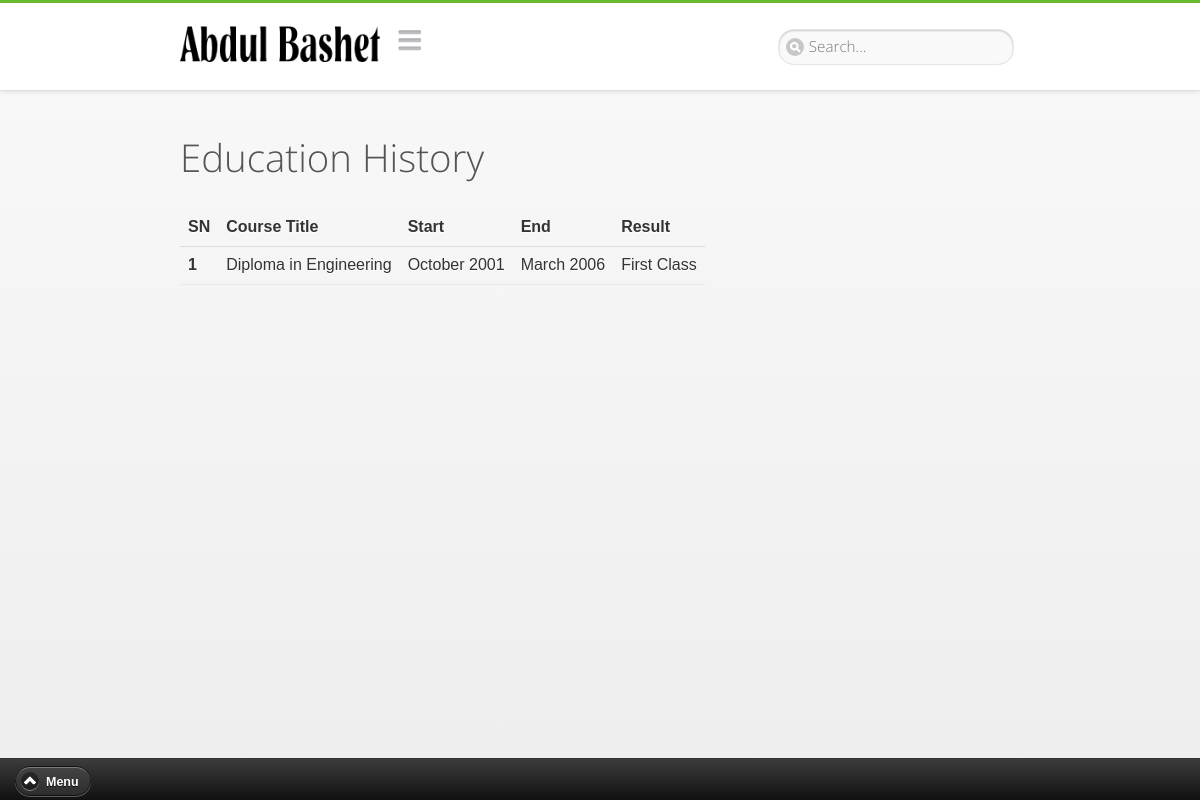
/EducationHistory/index.php, run on the app's committed database.
### tables this page shows
CREATE TABLE IF NOT EXISTS `education_history` (
  `id` int(11) NOT NULL AUTO_INCREMENT,
  `education_id` int(11) NOT NULL,
  `title` varchar(50) NOT NULL,
  `level` varchar(45) DEFAULT NULL,
  `duration` varchar(45) DEFAULT NULL,
  `startdate` varchar(20) DEFAULT NULL,
  `enddate` varchar(20) DEFAULT NULL,
  `result` varchar(45) DEFAULT NULL,
  `descriptions` text,
  `display_order` int(11) NOT NULL,
  `modified` timestamp NOT NULL DEFAULT CURRENT_TIMESTAMP ON UPDATE CURRENT_TIMESTAMP,
  PRIMARY KEY (`id`),
  KEY `education_id_idx` (`education_id`)
);

### config.php (called while the page is built, shortened)
<?php
$CFG = new stdClass();
$CFG->dbhost    ='localhost';
$CFG->dbname    = 'cv';
$CFG->dbuser    = 'cv';
$CFG->dbpass    = 'ZA6Ttvj8jv2D9axB';
$mysqli = new mysqli($CFG->dbhost, $CFG->dbuser, $CFG->dbpass, $CFG->dbname);
$sql = "Select * from user where username='bashet'";
if ($result = $mysqli->query($sql)) {
    while($obj = $result->fetch_object()){
        $CFG->userid     = $obj->id;
    }
}
?>

### EducationHistory/content.php (the view, shortened to what this page needs)
<?php
include('../config.php');
global $CFG;
$content = '';
$mysqli = new mysqli($CFG->dbhost, $CFG->dbuser, $CFG->dbpass, $CFG->dbname);
$sql = "SELECT education_history.title as title, education_history.startdate as startdate,
        education_history.enddate as enddate, education_history.descriptions as description, education_history.result as result
        FROM education INNER JOIN education_history ON education.id = education_history.education_id
        WHERE (((education.user)=$CFG->userid))
        ORDER BY education_history.display_order";
$content .= '<table data-role="table" id="table" data-mode="reflow" class="ui-responsive table-stroke">
                  <thead>
                        <tr>
                              <th data-priority="1">SN</th>
                              <th data-priority="persist">Course Title</th>
                              <th data-priority="2">Start</th>
                              <th data-priority="3">End</th>
                              <th data-priority="4">Result</th>
                             </tr>
                  </thead>
                  <tbody>';
if ($result = $mysqli->query($sql)) {
    $index = 1;
    while($obj = $result->fetch_object()){
        $content .= '<tr>
                        <th>'.$index.'</th>
                        <td>'.$obj->title.'</td>
                        <td>'.$obj->startdate.'</td>
                        <td>'.$obj->enddate.'</td>
                        <td>'.$obj->result.'</td>
                    </tr>';
        $index++;
    }
}
$content .= '</tbody>
             </table>';
echo $content;
?>

### assets/css/style.css (style rules this page uses)
body, .jqm-demos { background-color: #fefefe; }

### data on the page
education_history: title "Diploma in Engineering", startdate "October 2001", enddate "March 2006", result "First Class"
